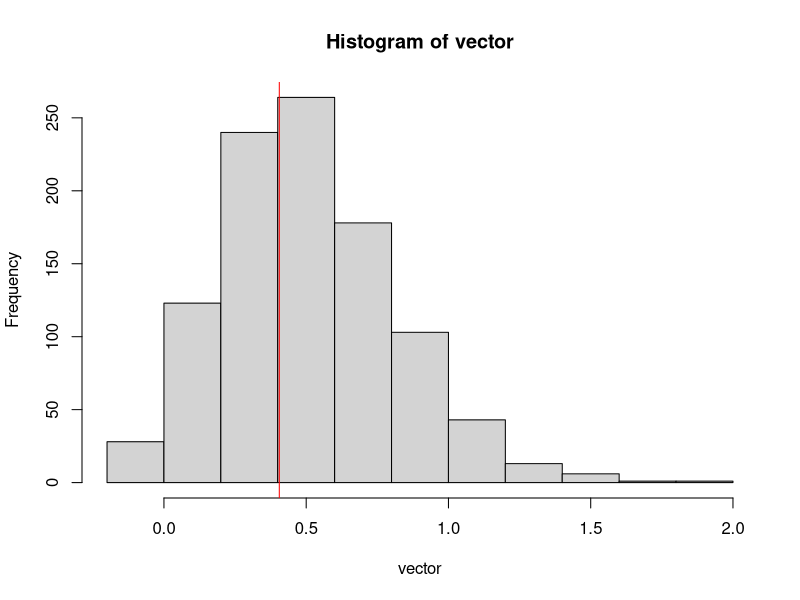
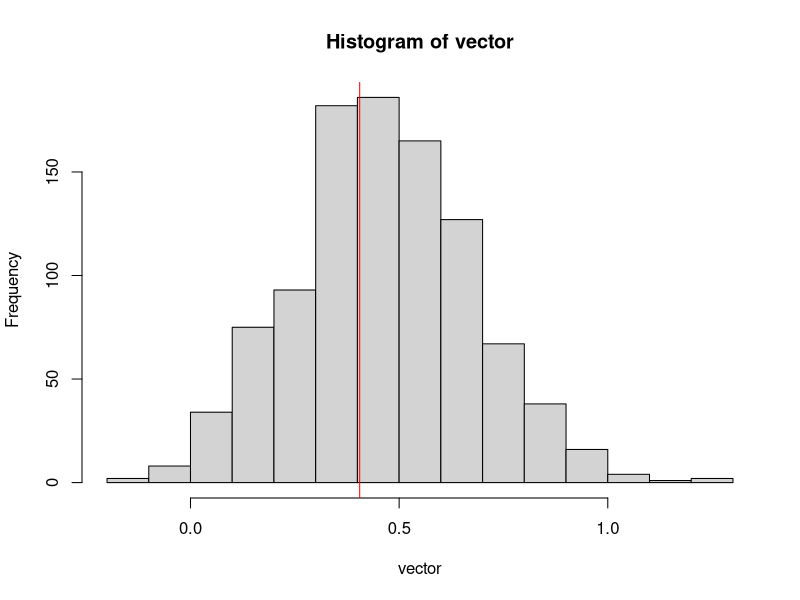
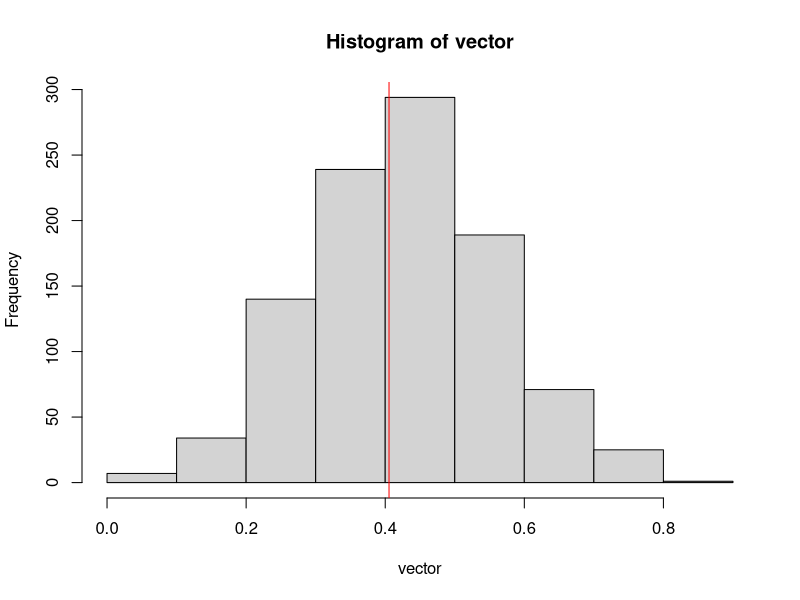

R code for these plots, in order:
## ---- chunk 1
My_MLE <- function(x){
      ll_gamma1 <- function(p){
        ll_gamma(p,x)
      }
      z <- optim(par=c(1,1),ll_gamma1) 
      log(z$par[1])
}
## ---- chunk 2
library(stats)
set.seed(109)
vector = c()
gamma_simulation_MLE <- function(N,sim_size,alpha,sigma){
  for (j in 1:sim_size)
  {
    x<-rgamma(N,shape=alpha,scale=sigma)
    
    ll_gamma <- function(p,x){
      alpha<-p[1]
      sigma<-p[2]
      N*alpha*log(sigma)+N*log(gamma(alpha))-(alpha-1)*sum(log(x))+sum(x)/sigma
    }
    
    My_MLE <- function(x){
      ll_gamma1 <- function(p){
        ll_gamma(p,x)
      }
      z <- optim(par=c(1,1),ll_gamma1) 
      log(z$par[1])
    }
    vector <- c(vector, My_MLE(x))
  }
  hist(vector)
  abline(v=log(alpha),col='red')
  cat("The 2.5 and 97.5 percentile points are:")
  quantile(vector,probs=c(0.025,0.975))
}
gamma_simulation_MLE(20,1000,1.5,2.2)


## ---- chunk 3
gamma_simulation_MLE(40,1000,1.5,2.2)
## ---- chunk 4
gamma_simulation_MLE(100,1000,1.5,2.2)
